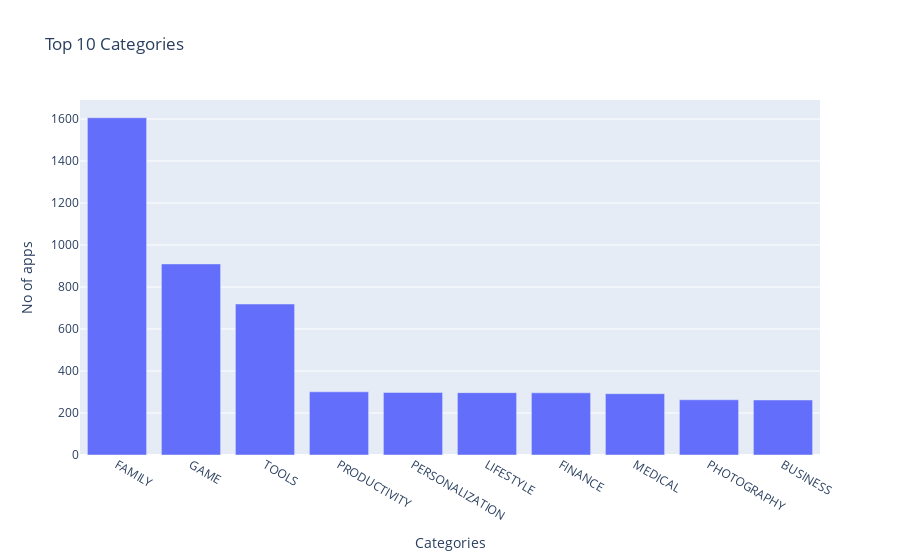

Notebook cell for this chart:
### Code cell
# Plotting a bar graph of top 10 categories
bar = px.bar(x=top_10_categories.index, y=top_10_categories.values, title="Top 10 Categories")
bar.update_layout(xaxis_title='Categories', yaxis_title='No of apps')

bar.show()

### Figure 1 — Plotly figure (JSON) as saved in the notebook; plotly's stock layout.template omitted (floating-point values rounded to 4 significant figures)
{"data": [{"alignmentgroup": "True", "hovertemplate": "x=%{x}<br>y=%{y}<extra></extra>", "legendgroup": "", "marker": {"color": "#636efa", "pattern": {"shape": ""}}, "name": "", "offsetgroup": "", "orientation": "v", "showlegend": false, "textposition": "auto", "type": "bar", "x": ["FAMILY", "GAME", "TOOLS", "PRODUCTIVITY", "PERSONALIZATION", "LIFESTYLE", "FINANCE", "MEDICAL", "PHOTOGRAPHY", "BUSINESS"], "xaxis": "x", "y": [1606, 910, 719, 301, 298, 297, 296, 292, 263, 262], "yaxis": "y"}], "layout": {"barmode": "relative", "legend": {"tracegroupgap": 0}, "title": {"text": "Top 10 Categories"}, "xaxis": {"anchor": "y", "domain": [0, 1], "title": {"text": "Categories"}}, "yaxis": {"anchor": "x", "domain": [0, 1], "title": {"text": "No of apps"}}}}
